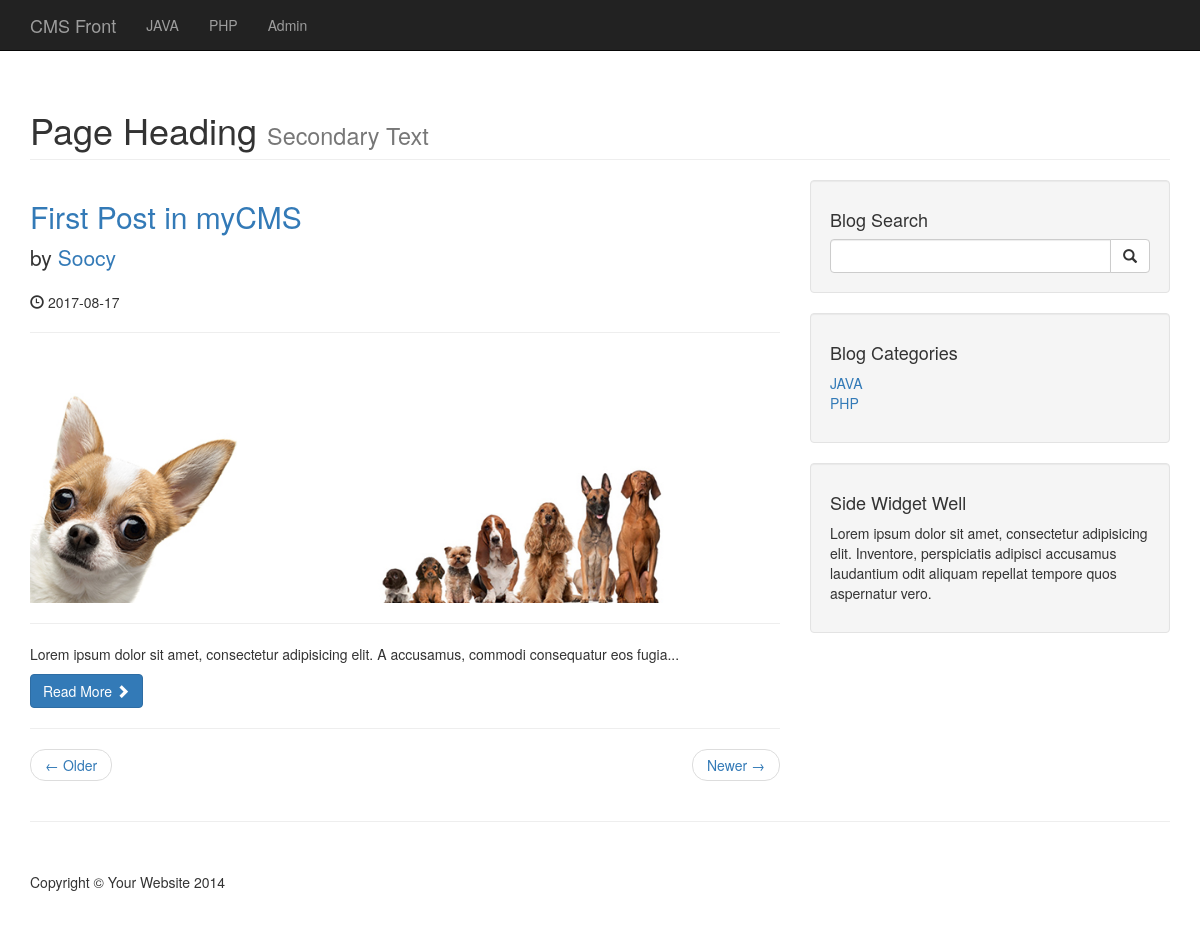
Before: /category.php?category=1 with the older database file.
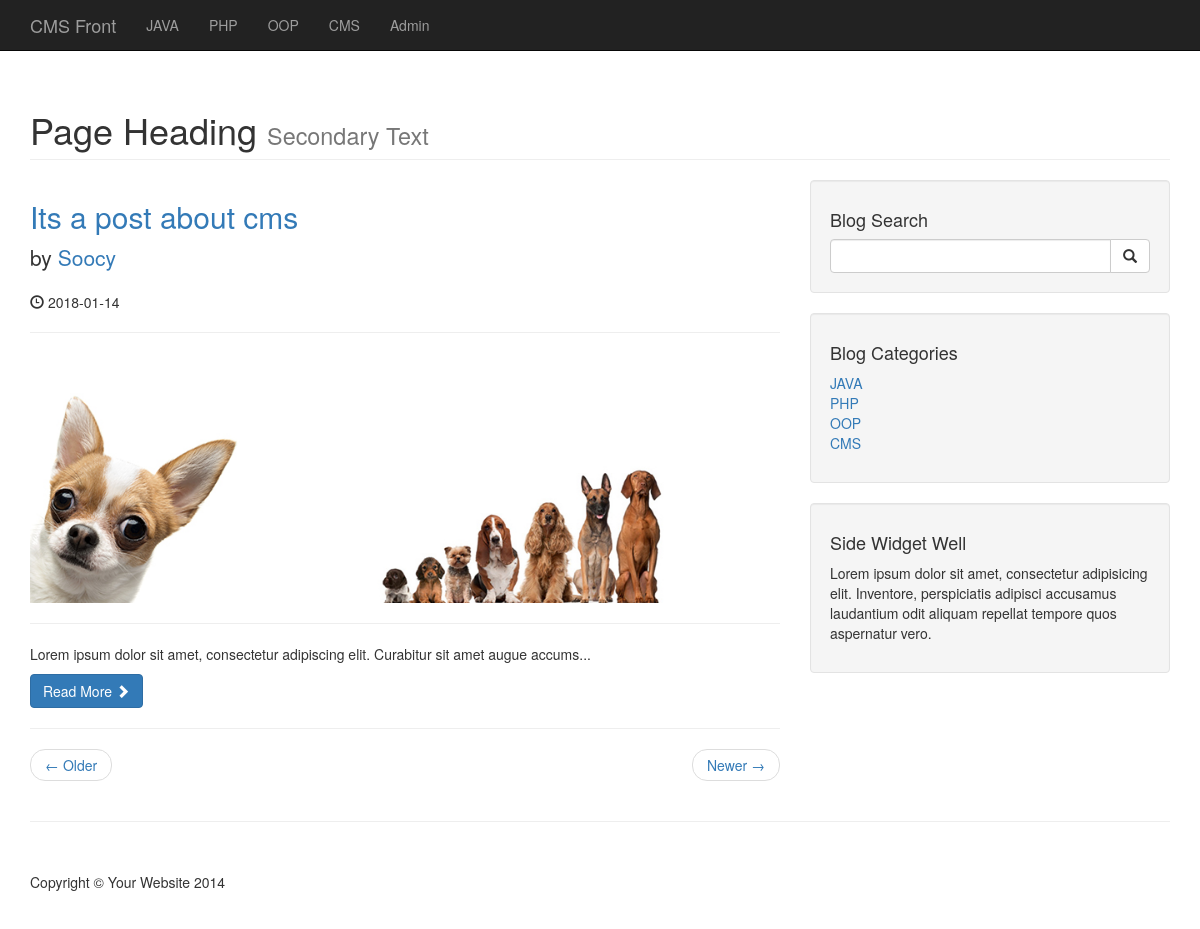
After: the same page with the newer database file.
### tables this page shows
CREATE TABLE `categories` (
  `cat_id` int(3) NOT NULL,
  `cat_title` varchar(255) NOT NULL
);

CREATE TABLE `posts` (
  `post_id` int(3) NOT NULL,
  `post_category_id` int(3) NOT NULL,
  `post_title` varchar(255) NOT NULL,
  `post_author` varchar(255) NOT NULL,
  `post_date` date NOT NULL,
  `post_img` text NOT NULL,
  `post_content` text NOT NULL,
  `post_tags` varchar(255) NOT NULL,
  `post_comment_count` int(11) NOT NULL,
  `post_status` varchar(255) NOT NULL DEFAULT 'draft'
);

### category.php (the view)
<?php include "includes/db.php"; ?>
<?php include "includes/header.php"; ?>
<?php include "includes/navigation.php"; ?>
    <div class="container">
    <h1 class="page-header">
        Page Heading
        <small>Secondary Text</small>
    </h1>
    <div class="row">
        <div class="col-md-8">
            <?php
                if(isset($_GET['category'])){
                    $post_category_id = $_GET['category'];
                }
                $query = "SELECT * FROM posts WHERE post_category_id = $post_category_id";
                $select_all_posts_query = mysqli_query($connection, $query);
                while ($row = mysqli_fetch_assoc($select_all_posts_query)) {
                    $post_id = $row['post_id'];
                    $post_title = $row['post_title'];
                    $post_author = $row['post_author'];
                    $post_date = $row['post_date'];
                    $post_img = $row['post_img'];
                    $post_content = substr($row['post_content'], 0, 100) . '...';
                    ?>
            <h2>
                <a href="post.php?p_id=<?php echo $post_id; ?>"><?php echo $post_title; ?></a>
            </h2>
            <p class="lead">
                    by <a href="index.php"><?php echo $post_author; ?></a>
            </p>
            <p><span class="glyphicon glyphicon-time"></span> <?php echo $post_date; ?></p>
            <hr>
            <img class="img-responsive" src="img/<?php echo $post_img; ?>" alt="">
            <hr>
            <p><?php echo $post_content; ?></p>
                    <a class="btn btn-primary" href="#">Read More <span class="glyphicon glyphicon-chevron-right"></span></a>
                    <hr>
                <?php } ?>
            <ul class="pager">
                <li class="previous">
                    <a href="#">&larr; Older</a>
                </li>
                <li class="next">
                    <a href="#">Newer &rarr;</a>
                </li>
            </ul>
        </div>
        <?php include "includes/sidebar.php"; ?>
    </div>
    <hr>
<?php include "includes/footer.php"; ?>

### includes/navigation.php (shortened to what this page needs)
<nav class="navbar navbar-inverse navbar-fixed-top" role="navigation">
    <div class="container">
        <div class="navbar-header">
            <a class="navbar-brand" href="index.php">CMS Front</a>
        </div>
        <div class="collapse navbar-collapse" id="bs-example-navbar-collapse-1">
            <ul class="nav navbar-nav">
                <?php
                $query = "SELECT * FROM categories";
                $select_all_categories_query = mysqli_query($connection, $query);
                while ($row = mysqli_fetch_assoc($select_all_categories_query)){
                   $cat_title = $row['cat_title'];
                    echo "<li><a href=''>{$cat_title}</a></li>";
                }
                ?>
             <li class="">
                    <a href="admin">Admin</a>
                </li>
            </ul>
        </div>
    </div>
</nav>

### includes/sidebar.php
<div class="col-md-4">
    <div class="well">
        <h4>Blog Search</h4>
        <form action="search.php" method="post">
            <div class="input-group">
                <input name="search" type="text" class="form-control">
                <span class="input-group-btn">
                            <button name="submit" class="btn btn-default" type="submit">
                                <span class="glyphicon glyphicon-search"></span>
                        </button>
                        </span>
            </div>
        </form>
    </div>
    <div class="well">
        <?php
        $query = "SELECT * FROM categories LIMIT 12";
        $select_categories_sidebar_query = mysqli_query($connection, $query);
    ?>
        <h4>Blog Categories</h4>
        <div class="row">
            <div class="col-lg-12">
                <ul class="list-unstyled">
                    <?php
                    while ($row = mysqli_fetch_assoc($select_categories_sidebar_query)){
                    $cat_title = $row['cat_title'];
                    $cat_id = $row['cat_id'];
                    echo "<li><a href='category.php?category=$cat_id'>{$cat_title}</a></li>";
                    }
                    ?>
                </ul>
            </div>
        </div>
    </div>
    <?php include "includes/widget.php"; ?>
</div>

Changed rows visible on the page:
removed posts: post_title "First Post in myCMS", post_author "Soocy", post_date "2017-08-17", post_img (placeholder picture), post_content "Lorem ipsum dolor sit amet, consectetur adipisicing elit. A accusamus, commodi consequatur eos fugia..."
added categories: cat_title "OOP"
added categories: cat_title "CMS"
added posts: post_title "Its a post about cms", post_author "Soocy", post_date "2018-01-14", post_img (placeholder picture), post_content "Lorem ipsum dolor sit amet, consectetur adipiscing elit. Curabitur sit amet augue accums..."
